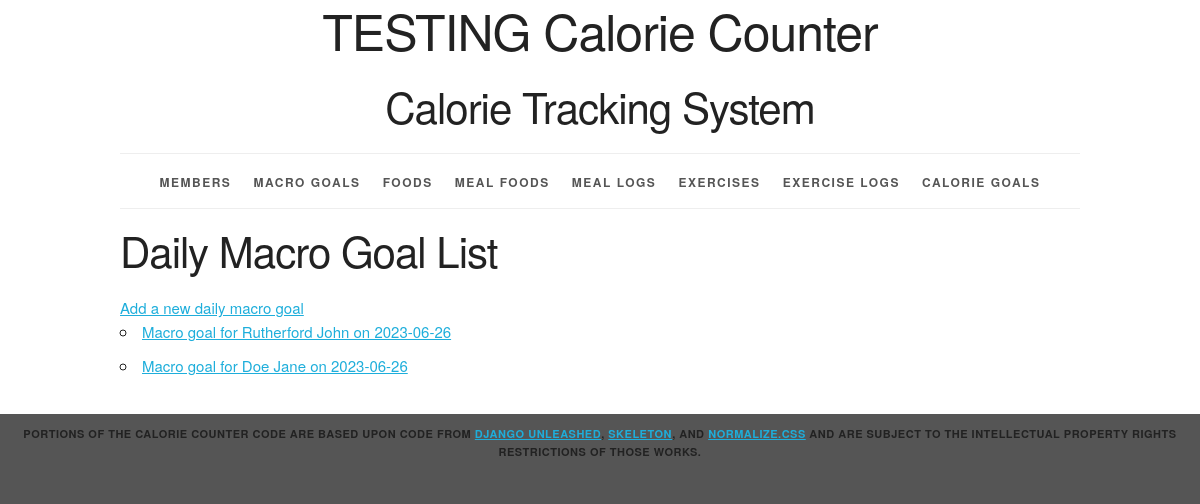
/dailymacrogoal/, run on an earlier commit of the app's database.
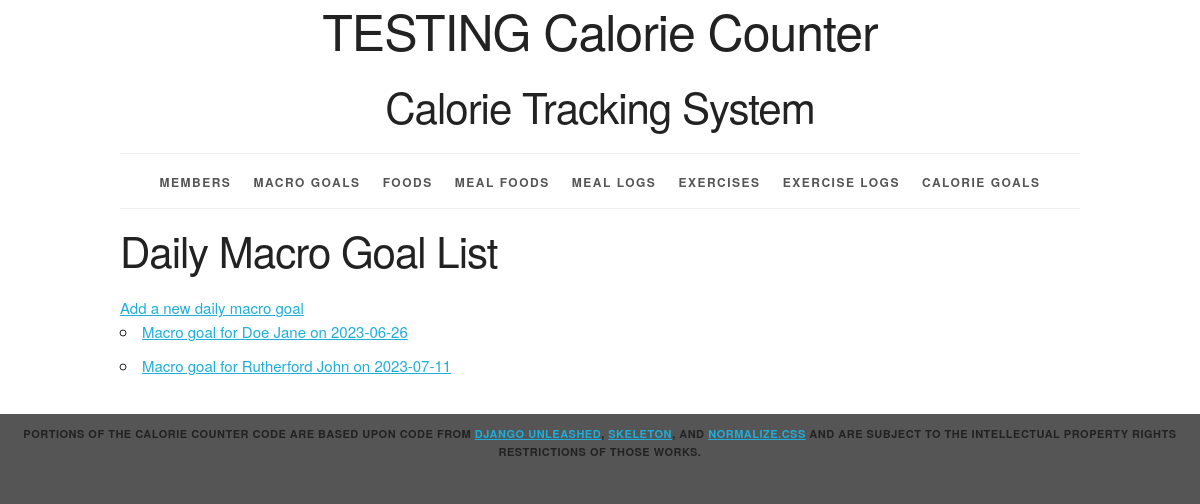
And on a later commit of the database.
### calorie_counter/models.py (models this page shows, shortened)
class DailyMacroGoal(models.Model):
    id = models.AutoField(primary_key=True)
    member = models.ForeignKey('Member', related_name='daily_macro_goals', on_delete=models.CASCADE)
    protein_goal = models.IntegerField()
    carbohydrate_goal = models.IntegerField()
    fat_goal = models.IntegerField()
    date = models.DateField()
    def get_absolute_url(self):
        return reverse('calorie_counter_daily_macro_goal_detail_urlpattern',
                       kwargs={'pk': self.pk}
                       )
    def __str__(self):
        return 'Macro goal for %s on %s' % (self.member, self.date)

class Member(models.Model):
    SEX_CHOICES = [
        ('M', 'Male'),
        ('F', 'Female'),
    ]
    id = models.AutoField(primary_key=True)
    first_name = models.CharField(max_length=50)
    last_name = models.CharField(max_length=50)
    e_mail = models.EmailField(max_length=254, unique=True)
    height = models.IntegerField(help_text="Height in inches")
    weight = models.IntegerField(help_text="Weight in pounds")
    age = models.IntegerField(help_text="Age in years")
    sex = models.CharField(help_text="Male = M, Female = F", max_length=1, choices=SEX_CHOICES)
    date_joined = models.DateField()
    disambiguator = models.CharField(max_length=45, blank=True, default='')
    def __str__(self):
        if self.disambiguator == '':
            result = '%s %s ' % (self.last_name, self.first_name)
        else:
            result = '%s, %s (%s)' % (self.last_name, self.first_name, self.disambiguator)
        return result
    class Meta:
        ordering = ['last_name', 'first_name', 'disambiguator']
        constraints = [
            models.UniqueConstraint(fields=['first_name', 'last_name', 'e_mail'], name='unique_member')
        ]

### calorie_counter/views.py (the view)
class DailyMacroGoalList(View):
    def get(self, request):
        return render(
            request,
            'calorie_counter/daily_macro_goal_list.html',
            {'daily_macro_goal_list': DailyMacroGoal.objects.all()}
        )

### calorie_counter/templates/calorie_counter/daily_macro_goal_list.html (shortened to what this page needs)
{%  extends 'calorie_counter/base.html' %}
{%  block content %}
    <h2> Daily Macro Goal List </h2>
    <div>
        <a href="{% url 'calorie_counter_daily_macro_goal_create_urlpattern' %}"> Add a new daily macro goal </a>
    </div>
    <ul>
        {% for daily_macro_goal in daily_macro_goal_list %}
            <li>
                <a href="{{ daily_macro_goal.get_absolute_url }}"> {{ daily_macro_goal }} </a>
            </li>
        {%  empty   %}
            <li><em>There are currently no daily macro goals.</em></li>
        {% endfor %}
    </ul>
{%  endblock %}

### calorie_counter/templates/calorie_counter/base.html (shortened to what this page needs)
{% load static %}
<!DOCTYPE html>
<html lang="en">
<head>
    <link rel="stylesheet" type="text/css"
          href="{% static 'calorie_counter/normalize.css' %}">
    <link rel="stylesheet" type="text/css"
          href="{% static 'calorie_counter/skeleton.css' %}">
    <link rel="stylesheet" type="text/css"
          href="{% static 'calorie_counter/style.css' %}">
</head>
<body>
<div class="container">
    <header class = "row">
        <div class = "offset-by-one ten columns">
            <h1 class = "top-title">TESTING Calorie Counter</h1>
            <h2>Calorie Tracking System</h2>
        </div>
    </header>
    <nav>
        <ul>
            <li>
                <a href="{% url 'calorie_counter_member_list_urlpattern' %}">
                    Members</a></li>
            <li>
                <a href="{% url 'calorie_counter_daily_macro_goal_list_urlpattern' %}">
                    Macro Goals</a></li>
            <li>
                <a href="{% url 'calorie_counter_food_list_urlpattern' %}">
                    Foods</a></li>
            <li>
                <a href="{% url 'calorie_counter_meal_food_list_urlpattern' %}">
                    Meal Foods</a></li>
            <li>
                <a href="{% url 'calorie_counter_meal_log_list_urlpattern' %}">
                    Meal Logs</a></li>
            <li>
                <a href="{% url 'calorie_counter_exercise_list_urlpattern' %}">
                    Exercises</a></li>
            <li>
                <a href="{% url 'calorie_counter_exercise_log_list_urlpattern' %}">
                    Exercise Logs</a></li>
            <li>
                <a href="{% url 'calorie_counter_calorie_goal_list_urlpattern' %}">
                    Calorie Goals</a></li>
        </ul>
    </nav>
    <main>
        {% block content %}{% endblock %}
    </main>
</div>
<footer>
       <p>Portions of the Calorie Counter code are based upon code from
        <a href="https://django-unleashed.com">Django Unleashed</a>,
        <a href="http://getskeleton.com/">Skeleton</a>, and
        <a href="https://necolas.github.io/normalize.css/">Normalize.css</a> and
        are subject to the intellectual property rights restrictions of those works.
    </p>
</footer>
</body>
</html>

### calorie_counter/static/calorie_counter/skeleton.css (style rules this page uses)
.container { position: relative; width: 100%; max-width: 960px; margin: 0 auto; padding: 0 20px; box-sizing: border-box; }
.column, .columns { width: 100%; float: left; box-sizing: border-box; }
@media (min-width: 400px) { .container { width: 85%; padding: 0; } }
@media (min-width: 550px) { .container { width: 80%; } }
@media (min-width: 550px) { .column, .columns { margin-left: 4%; } }
@media (min-width: 550px) { .column:first-child, .columns:first-child { margin-left: 0; } }
@media (min-width: 550px) { .ten.columns { width: 82.6666666667%; } }
@media (min-width: 550px) { .offset-by-one.column, .offset-by-one.columns { margin-left: 8.66666666667%; } }
html { font-size: 62.5%; }
body { font-size: 1.5em; line-height: 1.6; font-weight: 400; font-family: "Raleway", "HelveticaNeue", "Helvetica Neue", Helvetica, Arial, sans-serif; color: #222; }
h1, h2, h3, h4, h5, h6 { margin-top: 0; margin-bottom: 2rem; font-weight: 300; }
h1 { font-size: 4.0rem; line-height: 1.2; letter-spacing: -.1rem; }
h2 { font-size: 3.6rem; line-height: 1.25; letter-spacing: -.1rem; }
@media (min-width: 550px) { h1 { font-size: 5.0rem; } }
@media (min-width: 550px) { h2 { font-size: 4.2rem; } }
p { margin-top: 0; }
a { color: #1EAEDB; }
ul { list-style: circle inside; }
ol, ul { padding-left: 0; margin-top: 0; }
li { margin-bottom: 1rem; }
pre, blockquote, dl, figure, table, p, ul, ol, form { margin-bottom: 2.5rem; }
.container:after, .row:after, .u-cf { content: ""; display: table; clear: both; }

### calorie_counter/static/calorie_counter/style.css (style rules this page uses)
html { height: 100%; background-color: #555; }
body { background-color: white; }
body>div>header { text-align: center;; }
header h1 { display: inline-block; font-weight: normal; font-style: normal; width: 100%; margin-top: 0; padding-top: 0; }
nav { border-top: 1px solid #eee; width: 100%; border-bottom: 1px solid #eee; margin: 0 0 1em; padding: 0; }
nav ul { margin: 0; padding: 1em 0; list-style-type: none; text-align: center; }
nav ul li { display: inline; padding: 0; margin: 0 0.25em; font-weight: 600; text-transform: uppercase; text-align: center; font-size: 1rem; letter-spacing: .10rem; }
@media (min-width: 400px) { nav ul li { letter-spacing: .15rem; font-size: 1.2rem; margin: 0 0.5em; } }
@media (min-width: 550px) { nav ul li { margin: 0 0.75em; } }
nav ul li a { color: #555; text-decoration: none; background-color: transparent; cursor: pointer; }
body>footer { width: 100%; background-color: #555; font-size: 1.1rem; letter-spacing: .05rem; font-weight: 600; text-transform: uppercase; text-align: center; padding: 1em 0; margin: 1em 0; }
body>footer p { margin-bottom: 0.5rem; }

What changed in the data, as far as the page shows it:
removed DailyMacroGoal: member+date "Macro goal for Rutherford John on 2023-06-26"
added DailyMacroGoal: member+date "Macro goal for Rutherford John on 2023-07-11"
